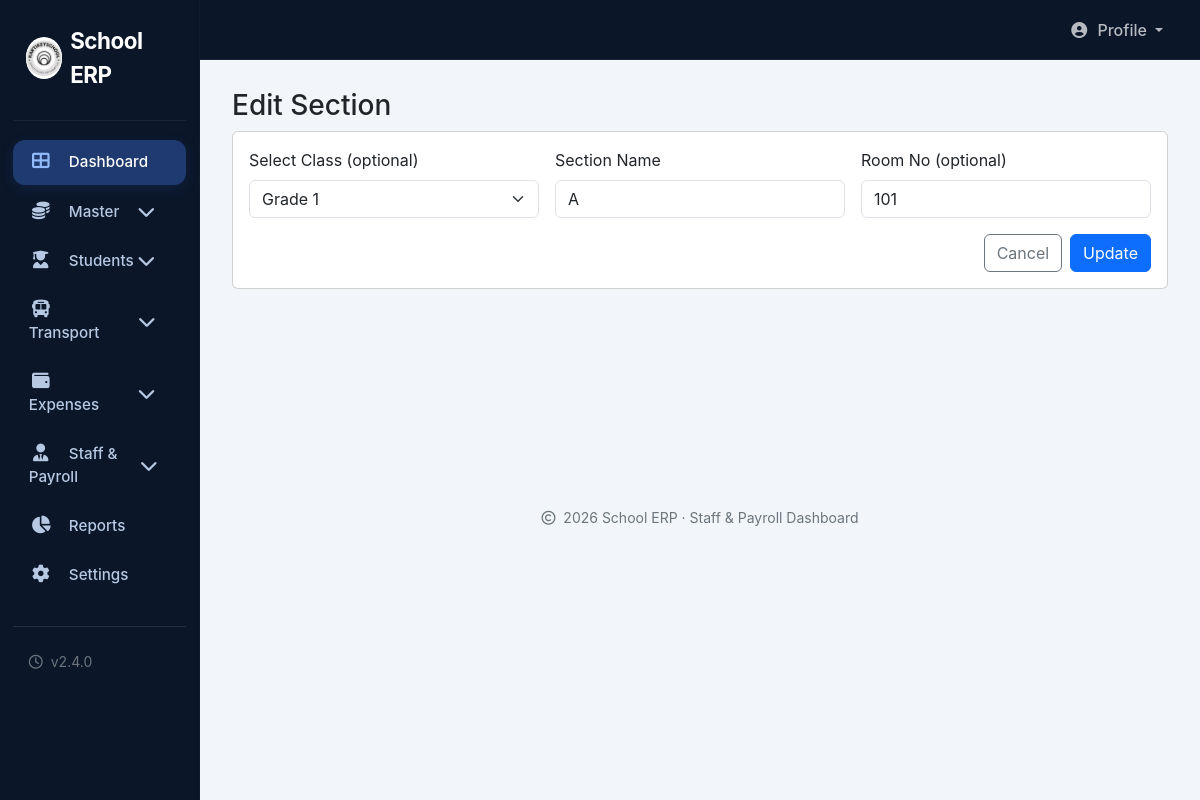
The page /admin/edit_section.php?id=1 (signed in) on the database as committed earlier.
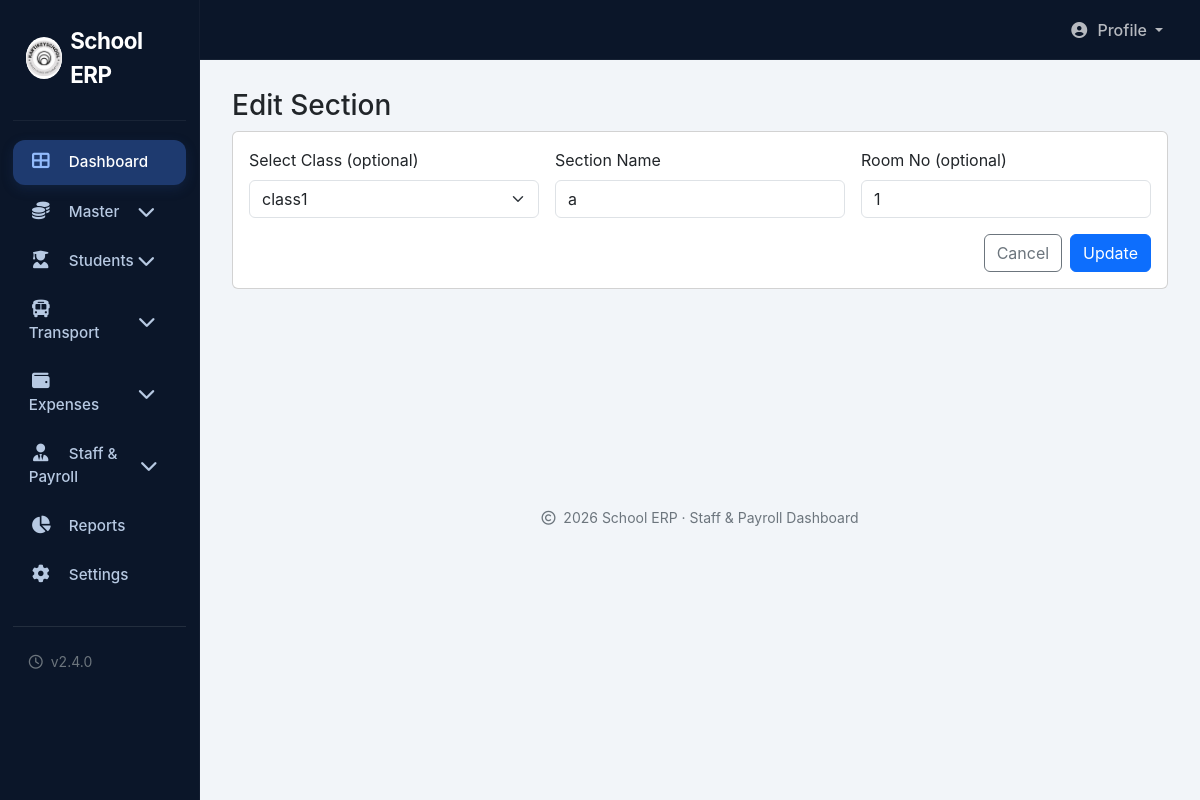
The same page on the database as committed later.
### tables this page shows
CREATE TABLE `sections` (
  `id` int(11) NOT NULL,
  `class_id` int(11) NOT NULL,
  `section_name` varchar(20) NOT NULL,
  `room_no` varchar(20) DEFAULT NULL
);

CREATE TABLE `classes` (
  `id` int(11) NOT NULL,
  `class_name` varchar(50) NOT NULL,
  `student_capacity` int(11) DEFAULT 0,
  `status` enum('Active','Inactive') DEFAULT 'Active',
  `created_at` timestamp NOT NULL DEFAULT current_timestamp()
);

### admin/edit_section.php (the view, shortened to what this page needs)
<?php
include '../config/config.php';
$id = $_GET['id'] ?? ($_POST['id'] ?? '');
try {
    $stmt = $conn->prepare('SELECT s.*, c.class_name, c.student_capacity FROM sections s LEFT JOIN classes c ON s.class_id = c.id WHERE s.id = ?');
    $stmt->execute([$id]);
    $row = $stmt->fetch(PDO::FETCH_ASSOC);
} catch (Exception $e) {
    header('Location: section.php');
    exit();
}
try {
    $classStmt = $conn->query("SELECT id, class_name, student_capacity FROM classes ORDER BY class_name ASC");
    $classes = $classStmt->fetchAll(PDO::FETCH_ASSOC);
} catch (Exception $e) {
    $classes = [];
}
include 'includes/header.php';
?>
<div class="main-content">
    <h3>Edit Section</h3>
    <div class="card mb-4">
        <div class="card-body">
            <form method="post" class="row g-3">
                <div class="col-md-4">
                    <label class="form-label">Select Class (optional)</label>
                    <select class="form-select" name="class_id">
                        <?php foreach ($classes as $c): ?>
                            <option value="<?php echo htmlspecialchars($c['id']); ?>" data-capacity="<?php echo htmlspecialchars($c['student_capacity']); ?>" <?php echo ($row['class_id'] == $c['id']) ? 'selected' : ''; ?>><?php echo htmlspecialchars($c['class_name']); ?></option>
                        <?php endforeach; ?>
                    </select>
                </div>
                <div class="col-md-4">
                    <label class="form-label">Section Name</label>
                    <input type="text" class="form-control" name="section_name" value="<?php echo htmlspecialchars($row['section_name']); ?>" required>
                </div>
                <div class="col-md-4">
                    <label class="form-label">Room No (optional)</label>
                    <input type="text" class="form-control" name="room_no" value="<?php echo htmlspecialchars($row['room_no'] ?? ''); ?>">
                </div>
                <div class="col-12 d-flex justify-content-end gap-2">
                    <a href="section.php" class="btn btn-outline-secondary">Cancel</a>
                    <button type="submit" class="btn btn-primary">Update</button>
                </div>
            </form>
        </div>
    </div>
</div>
<?php include 'includes/footer.php'; ?>

Rows that differ between the two databases and show on the page:
changed sections: class_id "Grade 1" → "class1"; section_name "A" → "a"; room_no "101" → "1"
